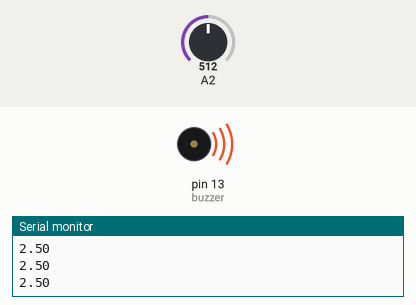
Simulated run of this sketch. Board: Arduino Uno, built with avr-gcc and run on an emulated ATmega328P. Parts: buzzer (waves = sounding), the last lines printed to the serial monitor. The test bench sets the inputs (shaded band); at power-on: A2 = 512.

Above: at 1.3 s.
1.4 s: A2 set to 485
At 2.4 s:
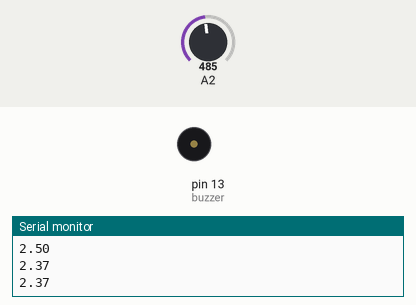
3.5 s: A2 set to 510
At 5.2 s:
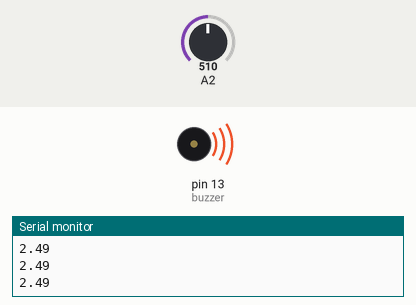
5.5 s: A2 set to 490
At 6.8 s:
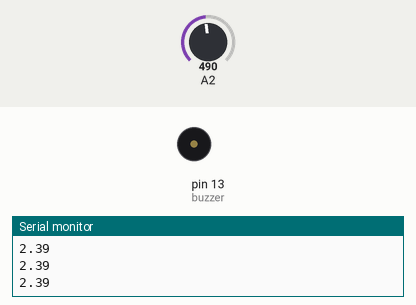
Timing chart, 0 to 8.5 s (numbered marks = the images above; inputs shaded):
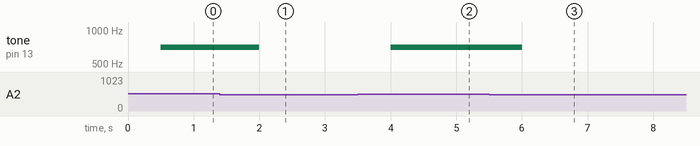

The sketch:

sketch_potentiometer_buzzer.ino
```cpp
int readval;
float value2;
int buzzer = 13;                                      // potentiometer connected to digital pin No 2
int ANALOG_THRESHOLD  = 500;
void setup() {
  // Set the RGB LED pins as OUTPUT
  Serial.begin(9600);
  pinMode(13, OUTPUT);               // Buzzer is an Output
  pinMode (A2,INPUT);
}

void loop() {
  readval=analogRead(A2);
  value2=(5./1023.)*readval;
  Serial.println(value2);
  delay(500);                 // Read the analog pin value
  if(readval > ANALOG_THRESHOLD){          // if analog value more than THRESHOLD
	tone(buzzer, 700);                                                        // Buzzer ON(This Value can change)
	}
  else{
	noTone(buzzer);                                                //*if Buzzer OFF
 	}
}
```

Measured:
- the behaviour switches between 501 and 500 on A2 (found by bisection; images 0 and 1)
- after the input at 1.4 s, tone on pin 13 (buzzer): 700 Hz → silent after 0.60 s
- after the input at 3.5 s, tone on pin 13 (buzzer): silent → 700 Hz after 0.50 s
- after the input at 5.5 s, tone on pin 13 (buzzer): 700 Hz → silent after 0.51 s
